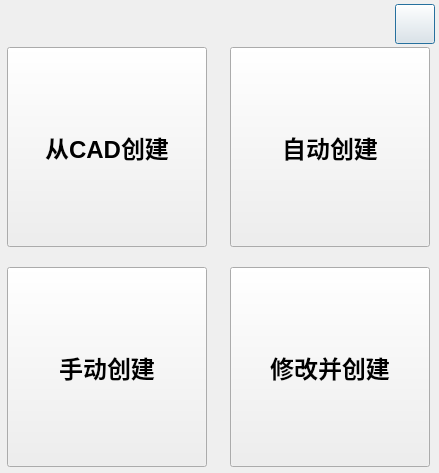
<?xml version="1.0" encoding="UTF-8"?>
<ui version="4.0">
 <class>ClothStyleDialog</class>
 <widget class="QDialog" name="ClothStyleDialog">
  <property name="geometry">
   <rect>
    <x>0</x>
    <y>0</y>
    <width>439</width>
    <height>473</height>
   </rect>
  </property>
  <property name="font">
   <font>
    <pointsize>18</pointsize>
    <weight>75</weight>
    <bold>true</bold>
   </font>
  </property>
  <property name="windowTitle">
   <string>ClothStyleDialog</string>
  </property>
  <property name="modal">
   <bool>true</bool>
  </property>
  <layout class="QGridLayout" name="gridLayout_2">
   <property name="leftMargin">
    <number>4</number>
   </property>
   <property name="topMargin">
    <number>4</number>
   </property>
   <property name="rightMargin">
    <number>4</number>
   </property>
   <property name="bottomMargin">
    <number>4</number>
   </property>
   <property name="spacing">
    <number>3</number>
   </property>
   <item row="0" column="0">
    <spacer name="horizontalSpacer">
     <property name="orientation">
      <enum>Qt::Horizontal</enum>
     </property>
     <property name="sizeHint" stdset="0">
      <size>
       <width>342</width>
       <height>20</height>
      </size>
     </property>
    </spacer>
   </item>
   <item row="0" column="1">
    <widget class="WinCloseButton" name="close_btn">
     <property name="minimumSize">
      <size>
       <width>40</width>
       <height>40</height>
      </size>
     </property>
     <property name="maximumSize">
      <size>
       <width>40</width>
       <height>40</height>
      </size>
     </property>
     <property name="text">
      <string/>
     </property>
    </widget>
   </item>
   <item row="1" column="0" colspan="2">
    <layout class="QGridLayout" name="gridLayout" rowstretch="1,10" columnstretch="0,0">
     <property name="spacing">
      <number>20</number>
     </property>
     <item row="0" column="0">
      <widget class="InteractiveButtonBase" name="create_from_cad_btn">
       <property name="minimumSize">
        <size>
         <width>200</width>
         <height>200</height>
        </size>
       </property>
       <property name="maximumSize">
        <size>
         <width>200</width>
         <height>200</height>
        </size>
       </property>
       <property name="font">
        <font>
         <pointsize>18</pointsize>
         <weight>75</weight>
         <bold>true</bold>
        </font>
       </property>
       <property name="autoFillBackground">
        <bool>false</bool>
       </property>
       <property name="text">
        <string>从CAD创建</string>
       </property>
       <property name="icon">
        <iconset resource="../resource/hmi.qrc">
         <normaloff>:/m_icon/icon/cad_style.svg</normaloff>:/m_icon/icon/cad_style.svg</iconset>
       </property>
       <property name="iconSize">
        <size>
         <width>50</width>
         <height>50</height>
        </size>
       </property>
      </widget>
     </item>
     <item row="0" column="1">
      <widget class="InteractiveButtonBase" name="auto_create_style_btn">
       <property name="sizePolicy">
        <sizepolicy hsizetype="Minimum" vsizetype="Preferred">
         <horstretch>0</horstretch>
         <verstretch>0</verstretch>
        </sizepolicy>
       </property>
       <property name="minimumSize">
        <size>
         <width>200</width>
         <height>200</height>
        </size>
       </property>
       <property name="maximumSize">
        <size>
         <width>200</width>
         <height>200</height>
        </size>
       </property>
       <property name="font">
        <font>
         <pointsize>18</pointsize>
         <weight>75</weight>
         <bold>true</bold>
        </font>
       </property>
       <property name="text">
        <string>自动创建</string>
       </property>
       <property name="icon">
        <iconset resource="../resource/hmi.qrc">
         <normaloff>:/m_icon/icon/auto_create.svg</normaloff>:/m_icon/icon/auto_create.svg</iconset>
       </property>
       <property name="iconSize">
        <size>
         <width>50</width>
         <height>50</height>
        </size>
       </property>
      </widget>
     </item>
     <item row="1" column="0">
      <widget class="InteractiveButtonBase" name="manual_input_param_btn">
       <property name="minimumSize">
        <size>
         <width>200</width>
         <height>200</height>
        </size>
       </property>
       <property name="maximumSize">
        <size>
         <width>200</width>
         <height>200</height>
        </size>
       </property>
       <property name="font">
        <font>
         <pointsize>18</pointsize>
         <weight>75</weight>
         <bold>true</bold>
        </font>
       </property>
       <property name="text">
        <string>手动创建</string>
       </property>
       <property name="icon">
        <iconset resource="../resource/hmi.qrc">
         <normaloff>:/m_icon/icon/manual_create.svg</normaloff>:/m_icon/icon/manual_create.svg</iconset>
       </property>
       <property name="iconSize">
        <size>
         <width>50</width>
         <height>50</height>
        </size>
       </property>
      </widget>
     </item>
     <item row="1" column="1">
      <widget class="InteractiveButtonBase" name="create_from_source_btn">
       <property name="minimumSize">
        <size>
         <width>200</width>
         <height>200</height>
        </size>
       </property>
       <property name="maximumSize">
        <size>
         <width>200</width>
         <height>200</height>
        </size>
       </property>
       <property name="font">
        <font>
         <pointsize>18</pointsize>
         <weight>75</weight>
         <bold>true</bold>
        </font>
       </property>
       <property name="text">
        <string>修改并创建</string>
       </property>
       <property name="icon">
        <iconset resource="../resource/hmi.qrc">
         <normaloff>:/m_icon/icon/source_create.svg</normaloff>:/m_icon/icon/source_create.svg</iconset>
       </property>
       <property name="iconSize">
        <size>
         <width>50</width>
         <height>50</height>
        </size>
       </property>
      </widget>
     </item>
    </layout>
   </item>
  </layout>
 </widget>
 <customwidgets>
  <customwidget>
   <class>WinCloseButton</class>
   <extends>QPushButton</extends>
   <header>syt_btn/winclosebutton.h</header>
  </customwidget>
  <customwidget>
   <class>InteractiveButtonBase</class>
   <extends>QPushButton</extends>
   <header>syt_btn/interactivebuttonbase.h</header>
  </customwidget>
 </customwidgets>
 <resources>
  <include location="../resource/hmi.qrc"/>
 </resources>
 <connections/>
</ui>
